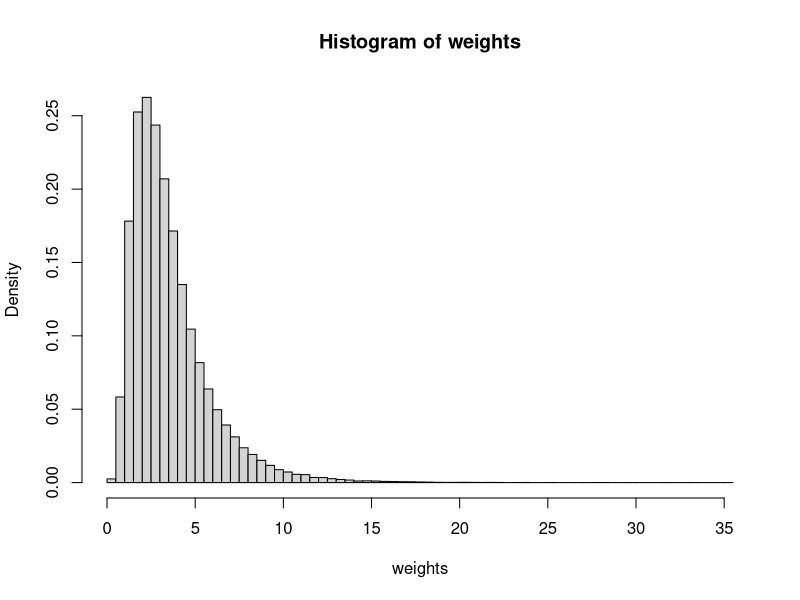
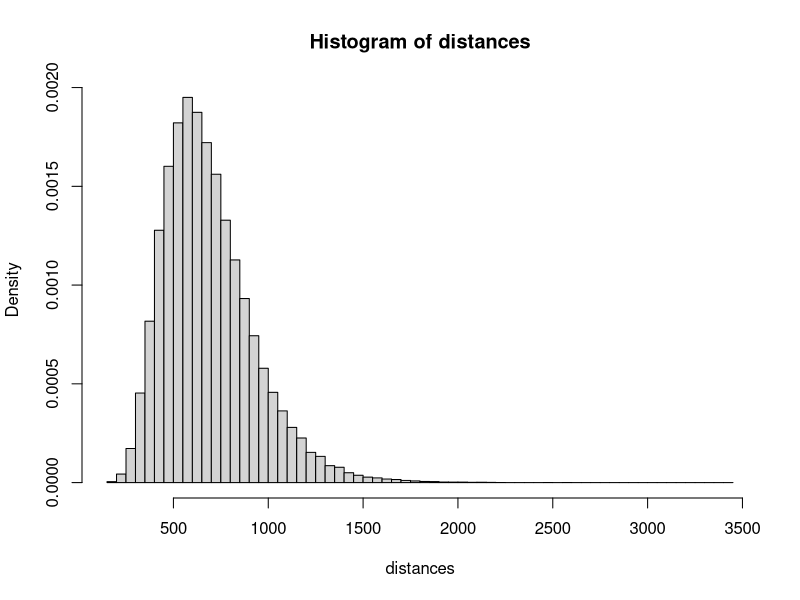

These charts were generated, in order, by the following R code: (Note: this script raises an error after producing the figures.)
### RStudio: -*- coding: utf-8 -*-
##
## Copyright (C) 2017 David Beauchemin, Samuel Cabral Cruz, Vincent Goulet
##
## This file is part of the project 
## "Introduction a R - Atelier du colloque R a Quebec 2017"
## http://github.com/vigou3/raquebec-atelier-introduction-r
##
## The creation is made available according to the license
## Attribution-Sharing in the same conditions 4.0
## of Creative Commons International
## http://creativecommons.org/licenses/by-sa/4.0/

# Source code for the creation of the benchmark.csv file

# Setting working directory properly 
setwd('C:/Users/Samuel/Documents/ColloqueR/Dev')
getwd()
setwd("..")
(path <- getwd())

# Parameters of the simulation
n <- 100000
x <- matrix(c(runif(2*n)),ncol = 2,byrow = TRUE)

# Generate weights with a LogNormal distribution
mu1 <- log(3000)
sigma1 <- log(1.8)
exp(mu1+sigma1**2/2)
exp(2*mu1+4*sigma1**2/2)-exp(mu1+sigma1**2/2)**2
weights <- round(qlnorm(x[,1],mu1,sigma1)/1000,3)
hist(weights,breaks = 100,freq=FALSE)
mean(weights)
max(weights)

# Generate the errors on the weights
weightsTarifParam <- 0.7
weightsCost <- weights*weightsTarifParam
weightsError <- rnorm(n,mean(weightsCost),sd(weightsCost))
max(weightsError)
min(weightsError)
weightsFinalPrice <- weightsCost+weightsError
mean(weightsFinalPrice)
min(weightsFinalPrice)
var(weightsFinalPrice)

# Generate the distance with a LogNormal distribution
# routesCanada
# routesIATA <- cbind(paste(routesCanada$sourceAirport),paste(routesCanada$destinationAirport))
# routesDistance <- apply(routesIATA, 1, function(x) airportsDist(x[1],x[2])$value)
# max(routesDistance)
# mean(routesDistance)
mu2 <- log(650)
sigma2 <- log(1.4)
(distances <- round(qlnorm(x[,2],mu2,sigma2)))
hist(distances,breaks = 100,freq=FALSE)
mean(distances)
max(distances)

# Generate the errors on the distances
distancesTarifParam <- 0.0275
distancesCost <- distances*distancesTarifParam
distancesError <- rnorm(n,mean(distancesCost),sd(distancesCost))
distancesFinalPrice <- distancesCost+distancesError
mean(distancesFinalPrice)
var(distancesFinalPrice)
max(distancesFinalPrice)
min(distancesFinalPrice)

# Generate total price
baseCost <- 10
# taxRate <- sum(table(airportsCanada$province)*as.numeric(paste(taxRates$taxRate)))/length(airportsCanada$province)
taxRate <- 1.082408
profitMargin <- 1.15
(totalCost <- round((baseCost + weightsFinalPrice + distancesFinalPrice)*profitMargin*taxRate,2))
mean(totalCost)
var(totalCost)
max(totalCost)
min(totalCost)

# Export to csv format
(dataExport <- cbind(weights,distances,totalCost))
colnames(dataExport) <- c("Poids (Kg)","Distance (Km)","Prix (CAD $)")

write.csv(dataExport,paste(path,"/Reference/benchmark.csv",sep=""),row.names = FALSE, fileEncoding = "UTF-8")
